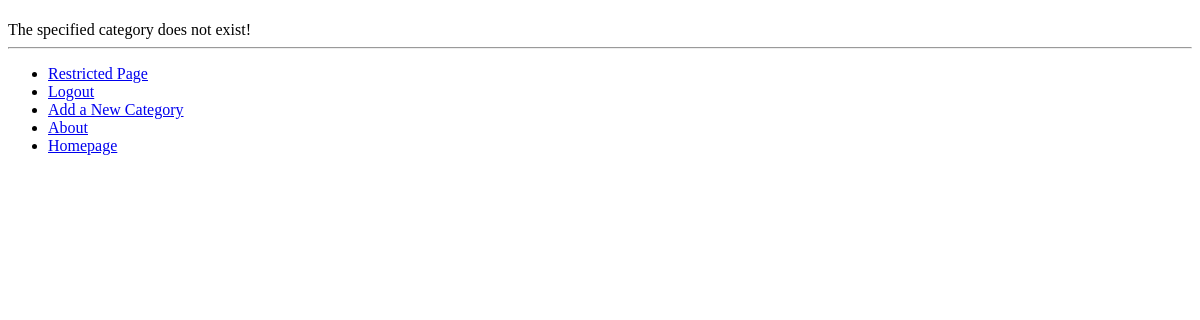
Page /rango/category/python/ (signed in) on the earlier database version.
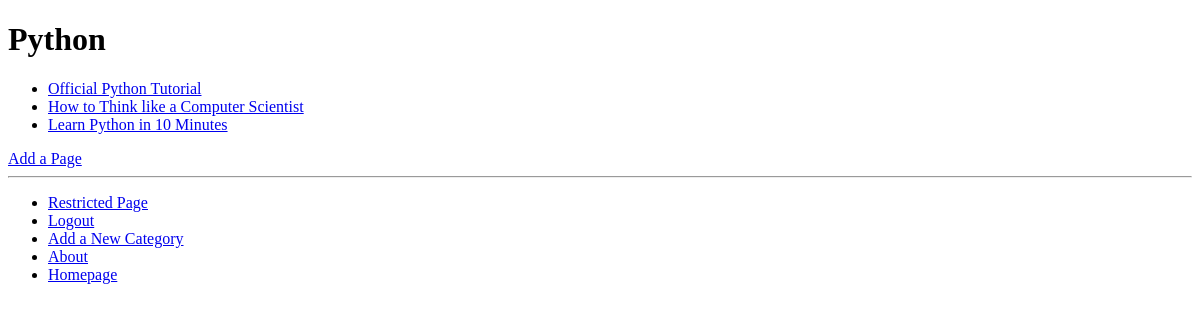
Same page on the later database version.
### rango/models.py (models this page shows, shortened)
class Category(models.Model):
    name = models.CharField( max_length=128, unique=True)
    views = models.IntegerField(default=0)  #added afterwards
    likes = models.IntegerField(default=0)  #added afterwards
    slug = models.SlugField(unique=True)

class Page(models.Model):
    category = models.ForeignKey(Category)
    title = models.CharField(max_length = 128)
    url = models.URLField()
    views = models.IntegerField(default=0)

### rango/views.py (the view)
# urls.py: url(r'^category/(?P<category_name_slug>[\w\-]+)/add_page/$', views.add_page, name='add_page'),
@login_required
def category(request, category_name_slug):
    context_dict={}
    try:
        category = Category.objects.get(slug=category_name_slug)
        context_dict['category_name'] = category.name
        context_dict['category_name_slug'] = category.slug
        pages = Page.objects.filter( category=category )
        context_dict['pages'] = pages
        context_dict['category']=category
    except Category.DoesNotExist:
        pass
    return render(request, 'rango/category.html', context_dict) #Refer to template

### templates/rango/category.html (shortened to what this page needs)
<!DOCTYPE html>
<html>
{% extends 'rango/base.html' %}
{% load staticfiles %}
{% block body_block %}
    <h1>{{ category_name }}</h1>
    {% if category %}
        {% if pages %}
        <ul>
                {% for page in pages %}
                <li><a href="{{ page.url }}">{{ page.title }}</a></li>
                {% endfor %}
                </ul>
        {% else %}
                <strong>No pages currently in category.</strong>
                {% endif %}
        {% if user.is_authenticated %}
                <a href="{% url 'add_page' category.slug %}">Add a Page</a>
                {% endif %}
        {% else %}
                 The specified category {{ category_name }} does not exist!
    {% endif %}
{% endblock %}

### templates/rango/base.html (shortened to what this page needs)
<!DOCTYPE html>
<html>
    <head>
    </head>
    <body>
        <div>
            {% block body_block %}{% endblock %}
        </div>
        <hr />
        <div>
            <ul>
            {% if user.is_authenticated %}
                <li><a href="{% url 'restricted' %}">Restricted Page</a></li>
                <li><a href="{% url 'logout' %}">Logout</a></li>
                <li><a href="{% url 'add_category' %}">Add a New Category</a></li>
            {% else %}
                <li><a href="{% url 'register' %}">Register Here</a></li>
                <li><a href="{% url 'login' %}">Login</a></li>
            {% endif %}
                <li><a href="{% url 'about' %}">About</a></li>
				<li><a href="{% url 'index' %}">Homepage</a></li>
            </ul>
        </div>
    </body>
</html>

Differences in the rows shown:
added Category: name "Python"
added Page: title "Official Python Tutorial"
added Page: title "How to Think like a Computer Scientist"
added Page: title "Learn Python in 10 Minutes"
Other differences:
text no longer shown: "The specified category does not exist!"
text now shown: "Add a Page"
